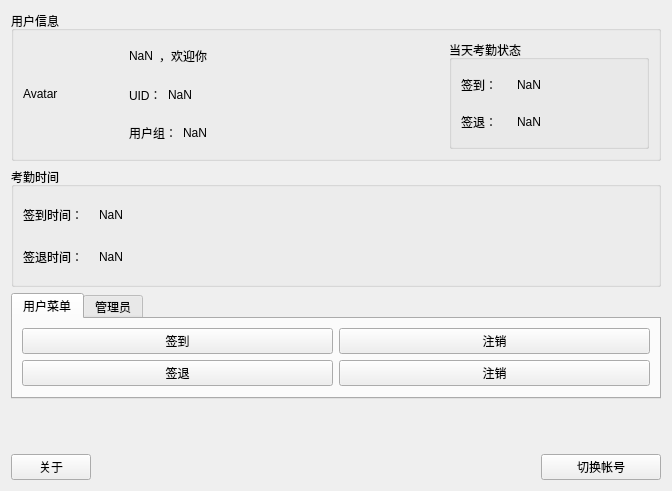
<?xml version="1.0" encoding="UTF-8"?>
<ui version="4.0">
 <class>Form</class>
 <widget class="QWidget" name="Form">
  <property name="enabled">
   <bool>true</bool>
  </property>
  <property name="geometry">
   <rect>
    <x>0</x>
    <y>0</y>
    <width>668</width>
    <height>491</height>
   </rect>
  </property>
  <property name="windowTitle">
   <string>MagicOA System</string>
  </property>
  <layout class="QVBoxLayout" name="verticalLayout_3">
   <item>
    <widget class="QGroupBox" name="groupBox">
     <property name="minimumSize">
      <size>
       <width>650</width>
       <height>150</height>
      </size>
     </property>
     <property name="title">
      <string>用户信息</string>
     </property>
     <layout class="QVBoxLayout" name="verticalLayout_2">
      <item>
       <layout class="QHBoxLayout" name="horizontalLayout_11">
        <item>
         <widget class="QLabel" name="label">
          <property name="minimumSize">
           <size>
            <width>100</width>
            <height>100</height>
           </size>
          </property>
          <property name="maximumSize">
           <size>
            <width>100</width>
            <height>100</height>
           </size>
          </property>
          <property name="text">
           <string>Avatar</string>
          </property>
         </widget>
        </item>
        <item>
         <layout class="QVBoxLayout" name="verticalLayout">
          <item>
           <layout class="QHBoxLayout" name="horizontalLayout">
            <item>
             <widget class="QLabel" name="userName_lab">
              <property name="text">
               <string>NaN</string>
              </property>
             </widget>
            </item>
            <item>
             <widget class="QLabel" name="label_2">
              <property name="text">
               <string>，欢迎你</string>
              </property>
             </widget>
            </item>
            <item>
             <spacer name="horizontalSpacer">
              <property name="orientation">
               <enum>Qt::Horizontal</enum>
              </property>
              <property name="sizeHint" stdset="0">
               <size>
                <width>40</width>
                <height>20</height>
               </size>
              </property>
             </spacer>
            </item>
           </layout>
          </item>
          <item>
           <layout class="QHBoxLayout" name="horizontalLayout_2">
            <item>
             <widget class="QLabel" name="userName_3">
              <property name="text">
               <string>UID：</string>
              </property>
             </widget>
            </item>
            <item>
             <widget class="QLabel" name="uid_lab">
              <property name="text">
               <string>NaN</string>
              </property>
             </widget>
            </item>
            <item>
             <spacer name="horizontalSpacer_2">
              <property name="orientation">
               <enum>Qt::Horizontal</enum>
              </property>
              <property name="sizeHint" stdset="0">
               <size>
                <width>40</width>
                <height>20</height>
               </size>
              </property>
             </spacer>
            </item>
           </layout>
          </item>
          <item>
           <layout class="QHBoxLayout" name="horizontalLayout_3">
            <item>
             <widget class="QLabel" name="userName_2">
              <property name="text">
               <string>用户组：</string>
              </property>
             </widget>
            </item>
            <item>
             <widget class="QLabel" name="userGroup_lab">
              <property name="text">
               <string>NaN</string>
              </property>
             </widget>
            </item>
            <item>
             <spacer name="horizontalSpacer_3">
              <property name="orientation">
               <enum>Qt::Horizontal</enum>
              </property>
              <property name="sizeHint" stdset="0">
               <size>
                <width>40</width>
                <height>20</height>
               </size>
              </property>
             </spacer>
            </item>
           </layout>
          </item>
         </layout>
        </item>
        <item>
         <widget class="QGroupBox" name="groupBox_3">
          <property name="minimumSize">
           <size>
            <width>200</width>
            <height>0</height>
           </size>
          </property>
          <property name="title">
           <string>当天考勤状态</string>
          </property>
          <layout class="QVBoxLayout" name="verticalLayout_5">
           <item>
            <layout class="QHBoxLayout" name="horizontalLayout_4">
             <item>
              <widget class="QLabel" name="label_3">
               <property name="maximumSize">
                <size>
                 <width>50</width>
                 <height>16777215</height>
                </size>
               </property>
               <property name="text">
                <string>签到：</string>
               </property>
              </widget>
             </item>
             <item>
              <widget class="QLabel" name="qd_lab">
               <property name="text">
                <string>NaN</string>
               </property>
              </widget>
             </item>
            </layout>
           </item>
           <item>
            <layout class="QHBoxLayout" name="horizontalLayout_5">
             <item>
              <widget class="QLabel" name="label_4">
               <property name="maximumSize">
                <size>
                 <width>50</width>
                 <height>16777215</height>
                </size>
               </property>
               <property name="text">
                <string>签退：</string>
               </property>
              </widget>
             </item>
             <item>
              <widget class="QLabel" name="qt_lab">
               <property name="text">
                <string>NaN</string>
               </property>
              </widget>
             </item>
            </layout>
           </item>
          </layout>
         </widget>
        </item>
       </layout>
      </item>
     </layout>
    </widget>
   </item>
   <item>
    <widget class="QGroupBox" name="groupBox_4">
     <property name="minimumSize">
      <size>
       <width>650</width>
       <height>120</height>
      </size>
     </property>
     <property name="title">
      <string>考勤时间</string>
     </property>
     <layout class="QVBoxLayout" name="verticalLayout_7">
      <item>
       <layout class="QVBoxLayout" name="verticalLayout_6">
        <item>
         <layout class="QHBoxLayout" name="horizontalLayout_6">
          <item>
           <widget class="QLabel" name="qd_lab_2">
            <property name="maximumSize">
             <size>
              <width>70</width>
              <height>16777215</height>
             </size>
            </property>
            <property name="text">
             <string>签到时间：</string>
            </property>
           </widget>
          </item>
          <item>
           <widget class="QLabel" name="qdt_lab">
            <property name="text">
             <string>NaN</string>
            </property>
           </widget>
          </item>
         </layout>
        </item>
        <item>
         <layout class="QHBoxLayout" name="horizontalLayout_7">
          <item>
           <widget class="QLabel" name="qd_lab_5">
            <property name="maximumSize">
             <size>
              <width>70</width>
              <height>16777215</height>
             </size>
            </property>
            <property name="text">
             <string>签退时间：</string>
            </property>
           </widget>
          </item>
          <item>
           <widget class="QLabel" name="qtt_lab">
            <property name="text">
             <string>NaN</string>
            </property>
           </widget>
          </item>
         </layout>
        </item>
       </layout>
      </item>
     </layout>
    </widget>
   </item>
   <item>
    <widget class="QTabWidget" name="menutabWidget">
     <property name="enabled">
      <bool>true</bool>
     </property>
     <property name="currentIndex">
      <number>0</number>
     </property>
     <property name="usesScrollButtons">
      <bool>true</bool>
     </property>
     <property name="documentMode">
      <bool>false</bool>
     </property>
     <property name="tabsClosable">
      <bool>false</bool>
     </property>
     <property name="movable">
      <bool>false</bool>
     </property>
     <property name="tabBarAutoHide">
      <bool>false</bool>
     </property>
     <widget class="QWidget" name="menutab1">
      <attribute name="title">
       <string>用户菜单</string>
      </attribute>
      <layout class="QVBoxLayout" name="verticalLayout_8">
       <item>
        <layout class="QHBoxLayout" name="horizontalLayout_8">
         <item>
          <widget class="QPushButton" name="qd_btn">
           <property name="text">
            <string>签到</string>
           </property>
          </widget>
         </item>
         <item>
          <widget class="QPushButton" name="pushButton_4">
           <property name="text">
            <string>注销</string>
           </property>
          </widget>
         </item>
        </layout>
       </item>
       <item>
        <layout class="QHBoxLayout" name="horizontalLayout_9">
         <item>
          <widget class="QPushButton" name="qt_btn">
           <property name="text">
            <string>签退</string>
           </property>
          </widget>
         </item>
         <item>
          <widget class="QPushButton" name="pushButton_2">
           <property name="text">
            <string>注销</string>
           </property>
          </widget>
         </item>
        </layout>
       </item>
      </layout>
     </widget>
     <widget class="QWidget" name="menutab2">
      <attribute name="title">
       <string>管理员</string>
      </attribute>
      <layout class="QVBoxLayout" name="verticalLayout_4">
       <item>
        <layout class="QHBoxLayout" name="horizontalLayout_12">
         <item>
          <widget class="QPushButton" name="pushButton_6">
           <property name="text">
            <string>用户管理</string>
           </property>
          </widget>
         </item>
         <item>
          <widget class="QPushButton" name="pushButton_3">
           <property name="text">
            <string>审批队列</string>
           </property>
          </widget>
         </item>
        </layout>
       </item>
       <item>
        <layout class="QHBoxLayout" name="horizontalLayout_13">
         <item>
          <widget class="QPushButton" name="pushButton_5">
           <property name="text">
            <string>考勤状态</string>
           </property>
          </widget>
         </item>
         <item>
          <widget class="QPushButton" name="pushButton_7">
           <property name="text">
            <string>管理审批项</string>
           </property>
          </widget>
         </item>
        </layout>
       </item>
      </layout>
     </widget>
    </widget>
   </item>
   <item>
    <spacer name="verticalSpacer">
     <property name="orientation">
      <enum>Qt::Vertical</enum>
     </property>
     <property name="sizeHint" stdset="0">
      <size>
       <width>20</width>
       <height>40</height>
      </size>
     </property>
    </spacer>
   </item>
   <item>
    <layout class="QHBoxLayout" name="horizontalLayout_10">
     <item>
      <widget class="QPushButton" name="about_btn">
       <property name="maximumSize">
        <size>
         <width>80</width>
         <height>16777215</height>
        </size>
       </property>
       <property name="text">
        <string>关于</string>
       </property>
      </widget>
     </item>
     <item>
      <spacer name="horizontalSpacer_4">
       <property name="orientation">
        <enum>Qt::Horizontal</enum>
       </property>
       <property name="sizeHint" stdset="0">
        <size>
         <width>40</width>
         <height>20</height>
        </size>
       </property>
      </spacer>
     </item>
     <item>
      <widget class="QPushButton" name="pushButton">
       <property name="minimumSize">
        <size>
         <width>120</width>
         <height>0</height>
        </size>
       </property>
       <property name="text">
        <string>切换帐号</string>
       </property>
      </widget>
     </item>
    </layout>
   </item>
  </layout>
 </widget>
 <resources/>
 <connections/>
</ui>
